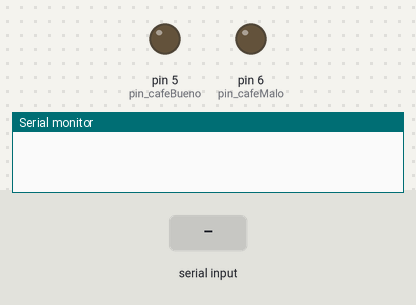
The sketch below on a simulated Arduino Uno, built with avr-gcc and run on an emulated ATmega328P. On the bench: output pins drawn as LEDs (lit = HIGH), the last lines printed to the serial monitor. The test bench sets the inputs (shaded band).

Above: at 1.2 s.
1.3 s: "90,45\n" received over Serial
At 2.2 s:
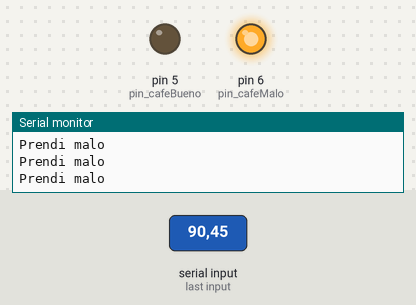
2.8 s: "1\n" received over Serial
Timing chart, 0 to 5.8 s (numbered marks = the images above; inputs shaded):
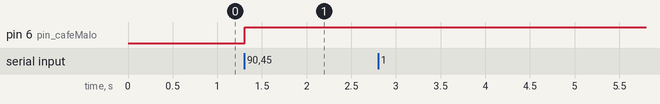

The sketch:

prototipo1_seleccion_color.ino
```cpp
int pin_cafeBueno = 5;
int pin_cafeMalo = 6;
int pin_motor = 4;
int cad;


void setup() {
  Serial.begin(9600);
  Serial.setTimeout(1);
  pinMode(pin_cafeBueno, OUTPUT);
  pinMode(pin_cafeMalo, OUTPUT);
  digitalWrite(pin_cafeBueno, LOW);
  digitalWrite(pin_cafeMalo, LOW);

}

//int vmot=0,vled=0;
//String cad,cad1,cad2;
void loop() {


     //pos = cad.indexOf(',');
     //cad1= cad.substring(0,pos);
     //cad2= cad.substring(pos+1);
     /*
     if(vled != cad1.toInt()){
      vled = cad1.toInt();
      digitalWrite(pin_cafeBueno,vled);
      digitalWrite(pin_cafeMalo,LOW);
     }
     */
     while (!Serial.available());
     cad = Serial.readString().toInt();
     //vled = cad.toInt();
     //cad = cad+ " Pasa prueba";
     //Serial.println(vled);
     if(cad ==1){
      Serial.println("Prendi bueno");
      digitalWrite(pin_cafeBueno,HIGH);
      digitalWrite(pin_cafeMalo,LOW);
    }
    else if (cad ==0){
      digitalWrite(pin_cafeBueno,LOW);
      digitalWrite(pin_cafeMalo,HIGH);;
      Serial.println("Prendi malo");
    }
    else{
    digitalWrite(pin_cafeBueno,LOW);
    digitalWrite(pin_cafeMalo,LOW);
    }

  //digitalWrite(pin_cafeBueno,HIGH);
  //digitalWrite(pin_cafeMalo,HIGH);
}
```

Measured:
- after the input at 1.3 s, pin 6 (pin_cafeMalo): LOW → HIGH at once
